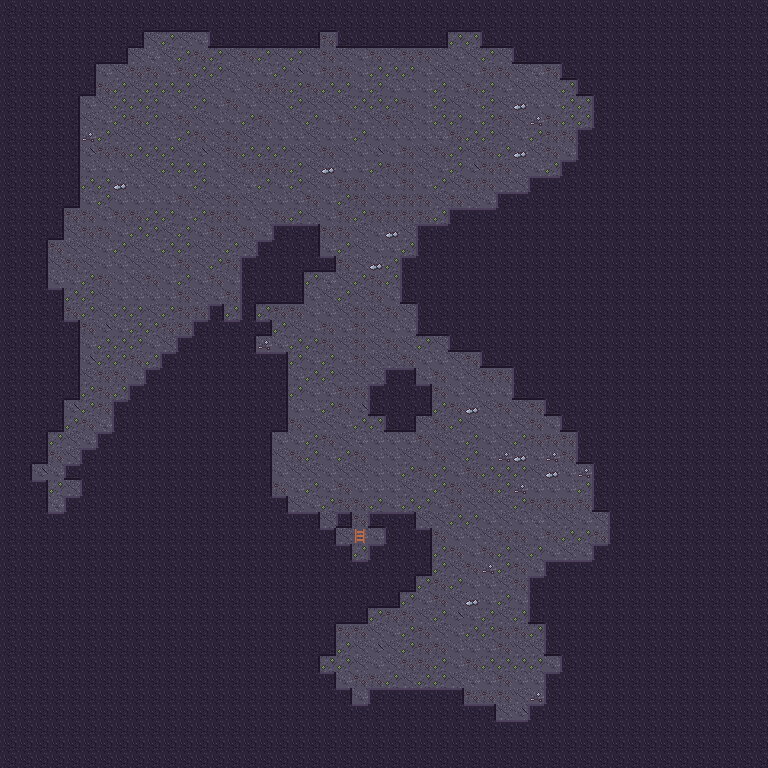

This game map was drawn from its Tiled (.tmx) file and the tilesets committed beside it. A one-line description and the trimmed map source follow:
An orthogonal 48x48 tile map with 16x16 px tiles, 3 tile layers (Back, Buildings, Front).

<map version="1.4" tiledversion="1.4.2" orientation="orthogonal" renderorder="right-down" compressionlevel="0" width="48" height="48" tilewidth="16" tileheight="16" infinite="0" nextlayerid="4" nextobjectid="1">
  <properties />
  <tileset firstgid="1" name="cave" tilewidth="16" tileheight="16" tilecount="48" columns="16">
    <image source="../cave.png" width="256" height="48" />
    <tile id="1">
      <properties>
        <property name="Passable" type="string" value="F" />
      </properties>
    </tile>
    <tile id="16">
      <properties>
        <property name="Passable" type="string" value="F" />
      </properties>
    </tile>
    <tile id="17">
      <properties>
        <property name="Passable" type="string" value="F" />
      </properties>
    </tile>
    <tile id="18">
      <properties>
        <property name="Passable" type="string" value="F" />
      </properties>
    </tile>
    <tile id="19">
      <properties>
        <property name="Passable" type="string" value="F" />
      </properties>
    </tile>
    <tile id="20">
      <properties>
        <property name="Passable" type="string" value="F" />
      </properties>
    </tile>
    <tile id="21">
      <properties>
        <property name="Passable" type="string" value="F" />
      </properties>
    </tile>
    <tile id="22">
      <properties>
        <property name="Passable" type="string" value="F" />
      </properties>
    </tile>
    <tile id="23">
      <properties>
        <property name="Passable" type="string" value="F" />
      </properties>
    </tile>
    <tile id="24">
      <properties>
        <property name="Passable" type="string" value="F" />
      </properties>
    </tile>
    <tile id="25">
      <properties>
        <property name="Passable" type="string" value="F" />
      </properties>
    </tile>
    <tile id="26">
      <properties>
        <property name="Passable" type="string" value="F" />
      </properties>
    </tile>
    <tile id="27">
      <properties>
        <property name="Passable" type="string" value="F" />
      </properties>
    </tile>
    <tile id="28">
      <properties>
        <property name="Passable" type="string" value="F" />
      </properties>
    </tile>
    <tile id="29">
      <properties>
        <property name="Passable" type="string" value="F" />
      </properties>
    </tile>
    <tile id="30">
      <properties>
        <property name="Passable" type="string" value="F" />
      </properties>
    </tile>
    <tile id="31">
      <properties>
        <property name="Passable" type="string" value="F" />
      </properties>
    </tile>
  </tileset>
  <layer id="1" name="Back" width="48" height="48" opacity="1" offsetx="0" offsety="0">
   <data>[2304 cells, 2304 non-empty, 9 distinct tile ids]</data>
  </layer>
  <layer id="2" name="Buildings" width="48" height="48" opacity="1" offsetx="0" offsety="0">
   <data>[2304 cells, 1518 non-empty, 14 distinct tile ids]</data>
  </layer>
  <layer id="3" name="Front" width="48" height="48" opacity="1" offsetx="0" offsety="0">
   <data>[2304 cells, 0 non-empty, 0 distinct tile ids]</data>
  </layer>
</map>
